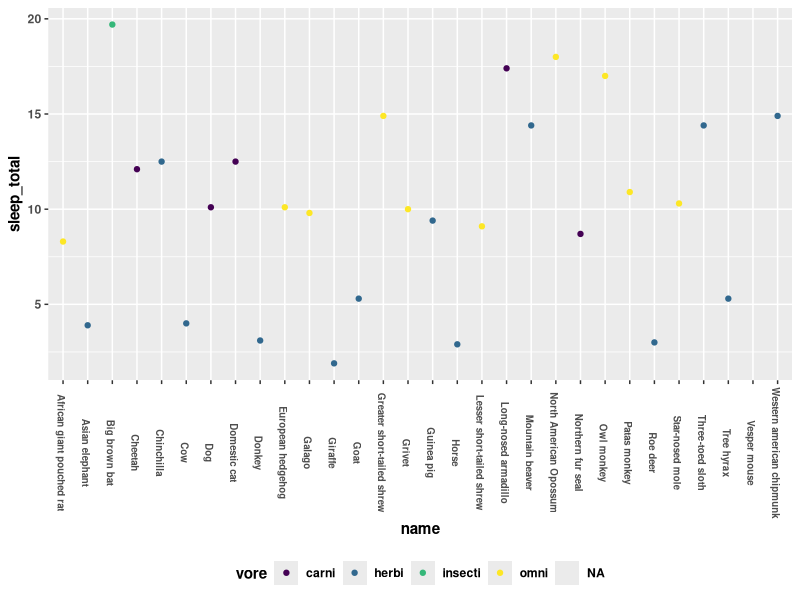

Source code (R):
# Here are some simple calculations
2 + 2
(2 * 3)^2

# Here is the scatterplot using the "msleep" dataset 
library(ggplot2)

ggplot(data = msleep[1:30,],
       mapping = aes(x = name,
                     y = sleep_total,
                     color = vore)) + 
  geom_point() +
  theme(legend.position = "bottom",
        text = element_text(face = "bold"),
        axis.text.x = element_text(angle = -90,
                                   size = 7,
                                   vjust = .7)) +
  scale_color_viridis_d()